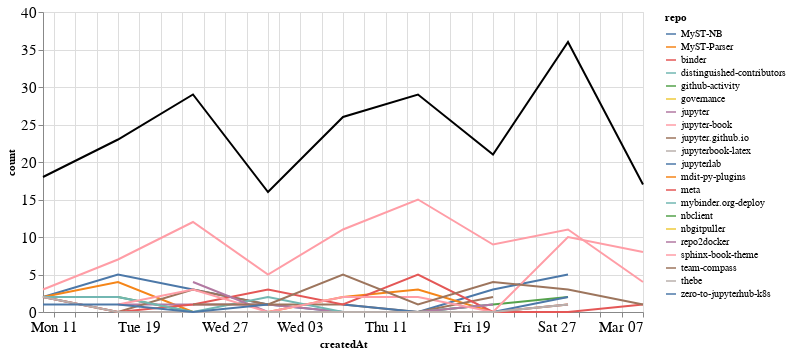

This figure's notebook cell:
### Markdown cell above
### Comments

### Code cell
comments_time = comments.groupby('repo').resample('W', on='createdAt').count()['author'].reset_index()
comments_time = comments_time.rename(columns={'author': 'count'})
comments_time_total = comments_time.groupby('createdAt').agg({"count": "sum"}).reset_index()
ch1 = alt.Chart(comments_time, width=600).mark_line().encode(
    x='createdAt',
    y='count',
    color='repo',
    tooltip="repo"
)

ch2 = alt.Chart(comments_time_total, width=600).mark_line(color="black").encode(
    x='createdAt',
    y='count',
)

ch1 + ch2

### Figure 1 — Vega-Lite specification as saved in the notebook (floating-point values rounded to 4 significant figures)
{"config": {"axisLeft": {"labelFontSize": 15}, "axisBottom": {"labelFontSize": 15}}, "layer": [{"data": {"name": "data-a038ffea1d8a97dc5db1fe8f0ac5b106"}, "mark": "line", "encoding": {"color": {"type": "nominal", "field": "repo"}, "tooltip": {"type": "nominal", "field": "repo"}, "x": {"type": "temporal", "field": "createdAt"}, "y": {"type": "quantitative", "field": "count"}}, "width": 600}, {"data": {"name": "data-e69c084112a7862cd42491219fea7099"}, "mark": {"type": "line", "color": "black"}, "encoding": {"x": {"type": "temporal", "field": "createdAt"}, "y": {"type": "quantitative", "field": "count"}}, "width": 600}], "$schema": "https://vega.github.io/schema/vega-lite/v4.8.1.json", "datasets": {"data-a038ffea1d8a97dc5db1fe8f0ac5b106": [{"repo": "MyST-NB", "createdAt": "2021-01-10T00:00:00", "count": 2}, {"repo": "MyST-NB", "createdAt": "2021-01-17T00:00:00", "count": 5}, {"repo": "MyST-NB", "createdAt": "2021-01-24T00:00:00", "count": 3}, {"repo": "MyST-NB", "createdAt": "2021-01-31T00:00:00", "count": 1}, {"repo": "MyST-NB", "createdAt": "2021-02-07T00:00:00", "count": 0}, {"repo": "MyST-NB", "createdAt": "2021-02-14T00:00:00", "count": 0}, {"repo": "MyST-NB", "createdAt": "2021-02-21T00:00:00", "count": 3}, {"repo": "MyST-NB", "createdAt": "2021-02-28T00:00:00", "count": 5}, {"repo": "MyST-Parser", "createdAt": "2021-01-10T00:00:00", "count": 2}, {"repo": "MyST-Parser", "createdAt": "2021-01-17T00:00:00", "count": 4}, {"repo": "MyST-Parser", "createdAt": "2021-01-24T00:00:00", "count": 0}, {"repo": "MyST-Parser", "createdAt": "2021-01-31T00:00:00", "count": 0}, {"repo": "MyST-Parser", "createdAt": "2021-02-07T00:00:00", "count": 2}, {"repo": "MyST-Parser", "createdAt": "2021-02-14T00:00:00", "count": 3}, {"repo": "MyST-Parser", "createdAt": "2021-02-21T00:00:00", "count": 0}, {"repo": "MyST-Parser", "createdAt": "2021-02-28T00:00:00", "count": 1}, {"repo": "binder", "createdAt": "2021-01-31T00:00:00", "count": 1}, {"repo": "distinguished-contributors", "createdAt": "2021-03-07T00:00:00", "count": 3}, {"repo": "github-activity", "createdAt": "2021-01-17T00:00:00", "count": 2}, {"repo": "github-activity", "createdAt": "2021-01-24T00:00:00", "count": 0}, {"repo": "github-activity", "createdAt": "2021-01-31T00:00:00", "count": 0}, {"repo": "github-activity", "createdAt": "2021-02-07T00:00:00", "count": 0}, {"repo": "github-activity", "createdAt": "2021-02-14T00:00:00", "count": 0}, {"repo": "github-activity", "createdAt": "2021-02-21T00:00:00", "count": 1}, {"repo": "github-activity", "createdAt": "2021-02-28T00:00:00", "count": 2}, {"repo": "governance", "createdAt": "2021-01-24T00:00:00", "count": 1}, {"repo": "jupyter", "createdAt": "2021-01-17T00:00:00", "count": 1}, {"repo": "jupyter", "createdAt": "2021-01-24T00:00:00", "count": 1}, {"repo": "jupyter", "createdAt": "2021-01-31T00:00:00", "count": 1}, {"repo": "jupyter", "createdAt": "2021-02-07T00:00:00", "count": 0}, {"repo": "jupyter", "createdAt": "2021-02-14T00:00:00", "count": 0}, {"repo": "jupyter", "createdAt": "2021-02-21T00:00:00", "count": 0}, {"repo": "jupyter", "createdAt": "2021-02-28T00:00:00", "count": 1}, {"repo": "jupyter-book", "createdAt": "2021-01-10T00:00:00", "count": 3}, {"repo": "jupyter-book", "createdAt": "2021-01-17T00:00:00", "count": 7}, {"repo": "jupyter-book", "createdAt": "2021-01-24T00:00:00", "count": 12}, {"repo": "jupyter-book", "createdAt": "2021-01-31T00:00:00", "count": 5}, {"repo": "jupyter-book", "createdAt": "2021-02-07T00:00:00", "count": 11}, {"repo": "jupyter-book", "createdAt": "2021-02-14T00:00:00", "count": 15}, {"repo": "jupyter-book", "createdAt": "2021-02-21T00:00:00", "count": 9}, {"repo": "jupyter-book", "createdAt": "2021-02-28T00:00:00", "count": 11}, {"repo": "jupyter-book", "createdAt": "2021-03-07T00:00:00", "count": 4}, {"repo": "jupyter.github.io", "createdAt": "2021-01-10T00:00:00", "count": 2}, {"repo": "jupyter.github.io", "createdAt": "2021-01-17T00:00:00", "count": 0}, {"repo": "jupyter.github.io", "createdAt": "2021-01-24T00:00:00", "count": 3}, {"repo": "jupyter.github.io", "createdAt": "2021-01-31T00:00:00", "count": 1}, {"repo": "jupyter.github.io", "createdAt": "2021-02-07T00:00:00", "count": 1}, {"repo": "jupyter.github.io", "createdAt": "2021-02-14T00:00:00", "count": 0}, {"repo": "jupyter.github.io", "createdAt": "2021-02-21T00:00:00", "count": 2}, {"repo": "jupyterbook-latex", "createdAt": "2021-02-07T00:00:00", "count": 2}, {"repo": "jupyterlab", "createdAt": "2021-02-07T00:00:00", "count": 1}, {"repo": "jupyterlab", "createdAt": "2021-02-14T00:00:00", "count": 0}, {"repo": "jupyterlab", "createdAt": "2021-02-21T00:00:00", "count": 0}, {"repo": "jupyterlab", "createdAt": "2021-02-28T00:00:00", "count": 2}, {"repo": "mdit-py-plugins", "createdAt": "2021-02-07T00:00:00", "count": 1}, {"repo": "meta", "createdAt": "2021-01-10T00:00:00", "count": 2}, {"repo": "meta", "createdAt": "2021-01-17T00:00:00", "count": 0}, {"repo": "meta", "createdAt": "2021-01-24T00:00:00", "count": 1}, {"repo": "meta", "createdAt": "2021-01-31T00:00:00", "count": 3}, {"repo": "meta", "createdAt": "2021-02-07T00:00:00", "count": 1}, {"repo": "meta", "createdAt": "2021-02-14T00:00:00", "count": 5}, {"repo": "meta", "createdAt": "2021-02-21T00:00:00", "count": 0}, {"repo": "meta", "createdAt": "2021-02-28T00:00:00", "count": 0}, {"repo": "meta", "createdAt": "2021-03-07T00:00:00", "count": 1}, {"repo": "mybinder.org-deploy", "createdAt": "2021-01-10T00:00:00", "count": 2}, {"repo": "mybinder.org-deploy", "createdAt": "2021-01-17T00:00:00", "count": 2}, {"repo": "mybinder.org-deploy", "createdAt": "2021-01-24T00:00:00", "count": 0}, {"repo": "mybinder.org-deploy", "createdAt": "2021-01-31T00:00:00", "count": 2}, {"repo": "mybinder.org-deploy", "createdAt": "2021-02-07T00:00:00", "count": 0}, {"repo": "mybinder.org-deploy", "createdAt": "2021-02-14T00:00:00", "count": 0}, {"repo": "mybinder.org-deploy", "createdAt": "2021-02-21T00:00:00", "count": 1}, {"repo": "nbclient", "createdAt": "2021-02-14T00:00:00", "count": 3}, {"repo": "nbgitpuller", "createdAt": "2021-01-10T00:00:00", "count": 2}, {"repo": "repo2docker", "createdAt": "2021-01-24T00:00:00", "count": 4}, {"repo": "repo2docker", "createdAt": "2021-01-31T00:00:00", "count": 0}, {"repo": "repo2docker", "createdAt": "2021-02-07T00:00:00", "count": 0}, {"repo": "repo2docker", "createdAt": "2021-02-14T00:00:00", "count": 0}, {"repo": "repo2docker", "createdAt": "2021-02-21T00:00:00", "count": 1}, {"repo": "sphinx-book-theme", "createdAt": "2021-01-17T00:00:00", "count": 1}, {"repo": "sphinx-book-theme", "createdAt": "2021-01-24T00:00:00", "count": 3}, {"repo": "sphinx-book-theme", "createdAt": "2021-01-31T00:00:00", "count": 0}, {"repo": "sphinx-book-theme", "createdAt": "2021-02-07T00:00:00", "count": 2}, {"repo": "sphinx-book-theme", "createdAt": "2021-02-14T00:00:00", "count": 2}, {"repo": "sphinx-book-theme", "createdAt": "2021-02-21T00:00:00", "count": 0}, {"repo": "sphinx-book-theme", "createdAt": "2021-02-28T00:00:00", "count": 10}, {"repo": "sphinx-book-theme", "createdAt": "2021-03-07T00:00:00", "count": 8}, {"repo": "team-compass", "createdAt": "2021-01-24T00:00:00", "count": 1}, {"repo": "team-compass", "createdAt": "2021-01-31T00:00:00", "count": 1}, {"repo": "team-compass", "createdAt": "2021-02-07T00:00:00", "count": 5}, {"repo": "team-compass", "createdAt": "2021-02-14T00:00:00", "count": 1}, {"repo": "team-compass", "createdAt": "2021-02-21T00:00:00", "count": 4}, {"repo": "team-compass", "createdAt": "2021-02-28T00:00:00", "count": 3}, {"repo": "team-compass", "createdAt": "2021-03-07T00:00:00", "count": 1}, {"repo": "thebe", "createdAt": "2021-01-10T00:00:00", "count": 2}, {"repo": "thebe", "createdAt": "2021-01-17T00:00:00", "count": 0}, {"repo": "thebe", "createdAt": "2021-01-24T00:00:00", "count": 0}, {"repo": "thebe", "createdAt": "2021-01-31T00:00:00", "count": 0}, {"repo": "thebe", "createdAt": "2021-02-07T00:00:00", "count": 0}, {"repo": "thebe", "createdAt": "2021-02-14T00:00:00", "count": 0}, {"repo": "thebe", "createdAt": "2021-02-21T00:00:00", "count": 0}, {"repo": "thebe", "createdAt": "2021-02-28T00:00:00", "count": 1}, {"repo": "zero-to-jupyterhub-k8s", "createdAt": "2021-01-10T00:00:00", "count": 1}, {"repo": "zero-to-jupyterhub-k8s", "createdAt": "2021-01-17T00:00:00", "count": 1}, {"repo": "zero-to-jupyterhub-k8s", "createdAt": "2021-01-24T00:00:00", "count": 0}, {"repo": "zero-to-jupyterhub-k8s", "createdAt": "2021-01-31T00:00:00", "count": 1}], "data-e69c084112a7862cd42491219fea7099": [{"createdAt": "2021-01-10T00:00:00", "count": 18}, {"createdAt": "2021-01-17T00:00:00", "count": 23}, {"createdAt": "2021-01-24T00:00:00", "count": 29}, {"createdAt": "2021-01-31T00:00:00", "count": 16}, {"createdAt": "2021-02-07T00:00:00", "count": 26}, {"createdAt": "2021-02-14T00:00:00", "count": 29}, {"createdAt": "2021-02-21T00:00:00", "count": 21}, {"createdAt": "2021-02-28T00:00:00", "count": 36}, {"createdAt": "2021-03-07T00:00:00", "count": 17}]}}
